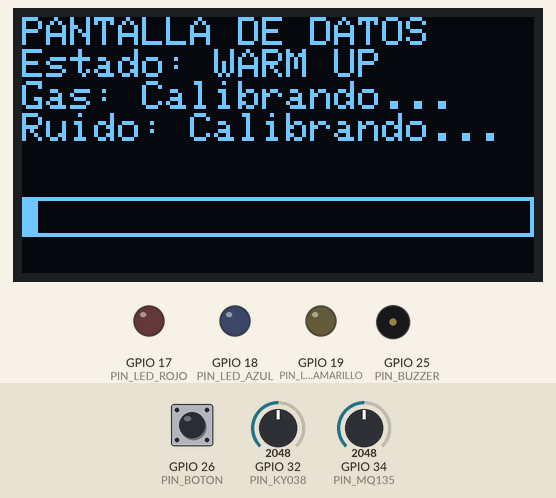
Recording of a sketch running on a simulated ESP32. On the bench: 128×64 one-colour display, output pins drawn as LEDs (lit = HIGH), buzzer (waves = sounding, pin HIGH). The inputs (shaded band) are chosen by the test bench; at power-on: GPIO 26 (PIN_BOTON) HIGH, GPIO 34 (PIN_MQ135) = 2048, GPIO 32 (PIN_KY038) = 2048 (analog values on the 0–4095 scale). WiFi joins after 1.5 s; servers stay silent unless stated; no MQTT or app messages arrive unless stated.

Above: at 1.2 s.
1.3 s: GPIO 26 (PIN_BOTON) pulled LOW for 3.2 s
At 3.1 s:
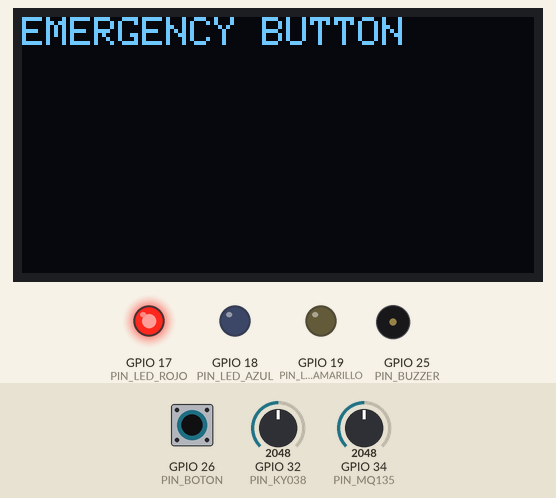
6.0 s: GPIO 34 (PIN_MQ135) set to 2866
At 6.8 s:
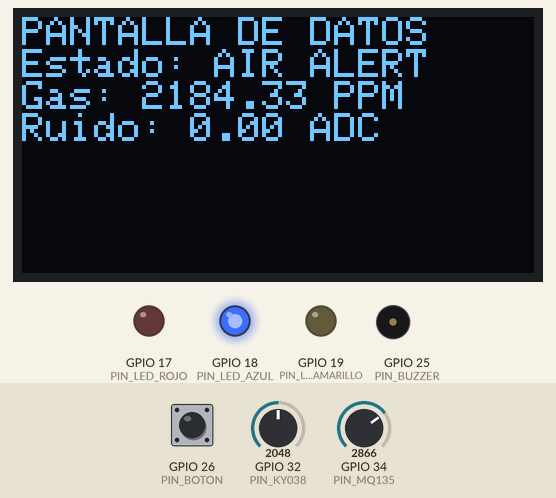
8.5 s: GPIO 32 (PIN_KY038) set to 2866
At 8.9 s:
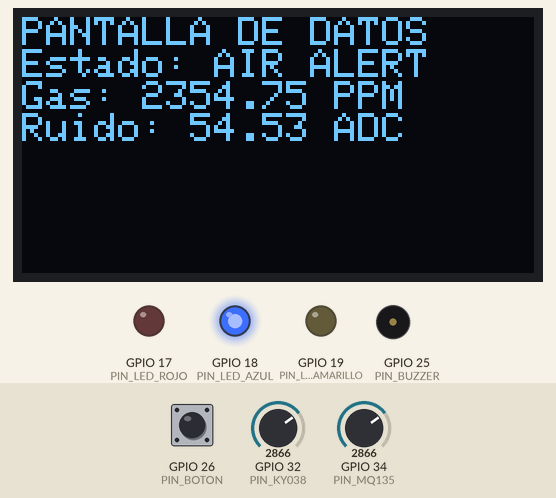
10.5 s: GPIO 32 (PIN_KY038) set to 3603
At 10.9 s:
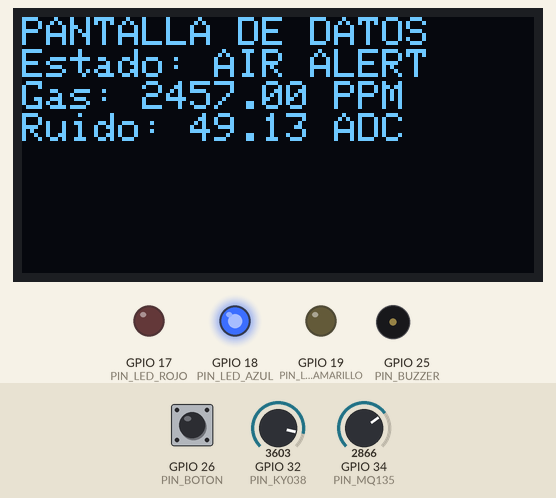
12.5 s: GPIO 34 (PIN_MQ135) set to 3603
At 14.5 s:
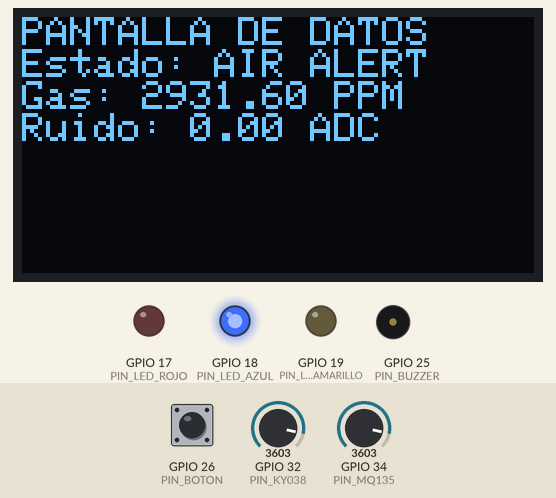
15.5 s: GPIO 32 (PIN_KY038) set to 4095
At 16.3 s:
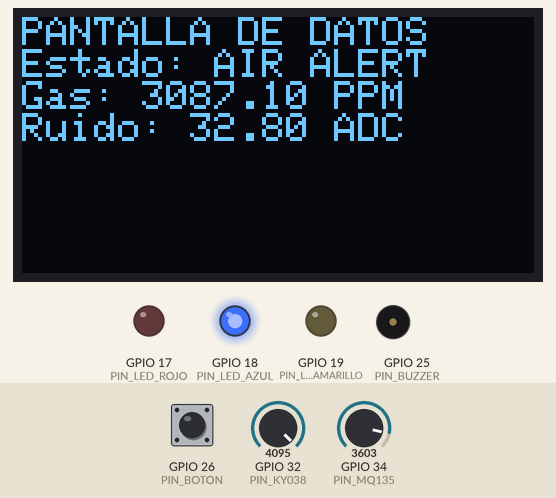
Timing chart, 0 to 18.5 s (numbered marks = the images above; inputs shaded):
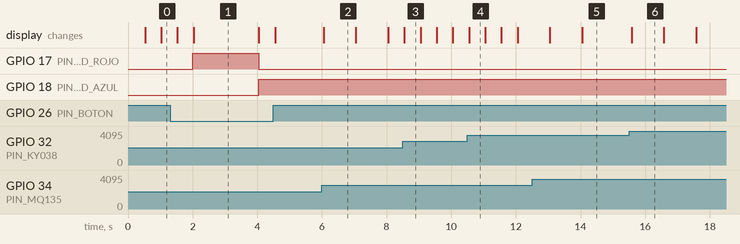

The sketch:

sketch.ino
```cpp
#include <Arduino.h>

#include <Wire.h> // pantalla led
#include <Adafruit_GFX.h>
#include <Adafruit_SSD1306.h> // pantalla led

#include <WiFi.h>

#include <PubSubClient.h> // manejo de datos
#include <ArduinoJson.h>  // manejo de datos

// modifiquen los pines aqui
const uint8_t PIN_MQ135 = 34;
const uint8_t PIN_KY038 = 32;

const uint8_t PIN_LED_ROJO = 17;
const uint8_t PIN_LED_AZUL = 18;
const uint8_t PIN_LED_AMARILLO = 19;

const uint8_t PIN_BUZZER = 25;

const uint8_t PIN_BOTON = 26; // la wea de emergencia
// modifiquen los pines aqui

// para el net y el manejo de datos
const char *WIFI_SSID = "Wokwi_GUEST";
const char *WIFI_PASS = "";

const char *MQTT_SERVER = "ip del broker";
const uint16_t MQTT_PORT = 1883;
// para el net y el manejo de datos

// para la calibracion (y = mx + b)
const float M_CAL_GAS = 1.0f;
const float B_CAL_GAS = 0.0f;

const float M_CAL_RUIDO = 1.0f;
const float B_CAL_RUIDO = 0.0f;
// para la calibracion (y = mx + b)

// umbral para alertas
const float UMBRAL_PELIGRO_GAS = 400.0f;
const float UMBRAL_PELIGRO_RUIDO = 1000.0f;
// umbral para alertas

// tipos de filtrado
const uint8_t N_FILTRO_GAS = 10;
const bool USAR_MEDIANA_GAS = false;

const uint8_t N_FILTRO_RUIDO = 15;
const bool USAR_MEDIANA_RUIDO = false;
// tipos de filtrado

// tiempos en ms
const uint32_t INTERVALO_MQ135 = 1000; // gas
const uint32_t INTERVALO_KY038 = 50;   // ruido
const uint32_t INTERVALO_OLED = 500;   // hz de la pantalla
const uint32_t INTERVALO_MQTT = 15000; // envio de datos
const uint32_t INTERVALO_RECON = 7500; // comprueba la net
const uint32_t TIEMPO_WARMUP = 30000;  // tiempo de inicializacion
// tiempos en ms

// tiempo interno del sistema (millis)
uint32_t t_previo_mq135 = 0;
uint32_t t_previo_ky038 = 0;
uint32_t t_previo_oled = 0;
uint32_t t_previo_mqtt = 0;
uint32_t t_previo_recon = 0;
uint32_t t_inicio = 0;
// tiempo interno del sistema (millis)

// comprobacion para la fsm
bool airePeligro = false;
bool ruidoPeligro = false;
// comprobacion para la fsm

// valores calibrados
float valor_final_gas = 0.0f;
float valor_final_ruido = 0.0f;
// valores calibrados

// valores utiles en calculos y punteros
float ventana_gas[16];
uint8_t idx_gas = 0;
uint8_t validas_gas = 0;

float ventana_ruido[16];
uint8_t idx_ruido = 0;
uint8_t validas_ruido = 0;

int minimo_ruido = 4095;
int maximo_ruido = 0;
// valores utiles en calculos y punteros

// valores para el boton de emergencia
uint32_t t_ultimo_cambio_boton = 0;
const uint32_t ANTIREBOTE_MS = 2000;
// valores para el boton de emergencia

// pantalla y wifi
Adafruit_SSD1306 display(128, 64, &Wire, -1);
WiFiClient espClient;
PubSubClient client(espClient);

// FSM
enum EstadoFSM : uint8_t
{
    WARM_UP,
    STABLE,
    AIR_ALERT,
    NOISE_ALERT,
    EMERGENCY,
    ERROR_SYS
};

EstadoFSM estadoActual = WARM_UP;

// funciones matematicas
float aplicar_calibracion(float valor_crudo, float m, float b)
{
    return (m * valor_crudo) + b;
}

float media_movil(float arreglo[], uint8_t validas)
{
    if (validas == 0)
        return 0.0f;
    float suma = 0.0f;
    for (uint8_t i = 0; i < validas; i++)
        suma += arreglo[i];
    return suma / validas;
}

float mediana(float arreglo[], uint8_t validas)
{
    if (validas == 0)
        return 0.0f;
    float copia[16];
    for (uint8_t i = 0; i < validas; i++)
        copia[i] = arreglo[i];
    for (uint8_t i = 1; i < validas; i++)
    {
        float clave = copia[i];
        int8_t j = i - 1;
        while (j >= 0 && copia[j] > clave)
        {
            copia[j + 1] = copia[j];
            j--;
        }
        copia[j + 1] = clave;
    }
    return copia[validas / 2];
}

// funciones logicas
void actualizarSensores()
{
    uint32_t ahora = millis();

    // lectura de MQ135
    if (ahora - t_previo_mq135 >= INTERVALO_MQ135)
    {
        t_previo_mq135 = ahora;

        analogRead(PIN_MQ135);
        analogRead(PIN_MQ135);

        float crudo = (float)analogRead(PIN_MQ135);
        float calibrado = aplicar_calibracion(crudo, M_CAL_GAS, B_CAL_GAS);

        ventana_gas[idx_gas] = calibrado;
        idx_gas = (idx_gas + 1) % N_FILTRO_GAS;

        if (validas_gas < N_FILTRO_GAS)
            validas_gas++;

        valor_final_gas = USAR_MEDIANA_GAS ? mediana(ventana_gas, validas_gas) : media_movil(ventana_gas, validas_gas);

        airePeligro = (valor_final_gas >= UMBRAL_PELIGRO_GAS);
    }
    // lectura de MQ135

    // lectura de KY038
    int lectura_ruido = analogRead(PIN_KY038);

    if (lectura_ruido < minimo_ruido) minimo_ruido = lectura_ruido;
    if (lectura_ruido > maximo_ruido) maximo_ruido = lectura_ruido;

    if (ahora - t_previo_ky038 >= INTERVALO_KY038)
    {
        t_previo_ky038 = ahora;

        float crudo = (float)(maximo_ruido - minimo_ruido);
        float calibrado = aplicar_calibracion(crudo, M_CAL_RUIDO, B_CAL_RUIDO);

        ventana_ruido[idx_ruido] = calibrado;
        idx_ruido = (idx_ruido + 1) % N_FILTRO_RUIDO;

        if (validas_ruido < N_FILTRO_RUIDO)
            validas_ruido++;

        valor_final_ruido = USAR_MEDIANA_RUIDO ? mediana(ventana_ruido, validas_ruido) : media_movil(ventana_ruido, validas_ruido);

        ruidoPeligro = (valor_final_ruido >= UMBRAL_PELIGRO_RUIDO);

        minimo_ruido = 4095;
        maximo_ruido = 0;
    }
    // lectura de KY038
}

void actualizarPantalla()
{
    if (estadoActual == ERROR_SYS)
    {
        return;
    }

    if (millis() - t_previo_oled >= INTERVALO_OLED)
    {
        t_previo_oled = millis();
        display.clearDisplay();
        display.setCursor(0, 0);
        display.println("PANTALLA DE DATOS");

        display.print("Estado: ");
        switch (estadoActual)
        {
        case WARM_UP:
            {
            display.println("WARM UP");

            // barra de progreso
            uint32_t tiempo_pasado = millis() - t_inicio;

            if (tiempo_pasado > TIEMPO_WARMUP) {
                tiempo_pasado = TIEMPO_WARMUP;
            }

            uint8_t ancho_barra = map(tiempo_pasado, 0, TIEMPO_WARMUP, 0, 128);

            display.drawRect(0, 45, 128, 10, SSD1306_WHITE);
            display.fillRect(0, 45, ancho_barra, 10, SSD1306_WHITE);
            // barra de progreso

            break;
            }
        case STABLE:
            display.println("STABLE");
            break;
        case AIR_ALERT:
            display.println("AIR ALERT");
            break;
        case NOISE_ALERT:
            display.println("NOISE ALERT");
            break;
        case EMERGENCY:
            display.println("EMERGENCY");
            break;
        }

        display.print("Gas: ");
        if (estadoActual == WARM_UP)
        {
            display.println("Calibrando...");
        }
        else
        {
            display.print(valor_final_gas);
            display.println(" PPM");
        }

        display.print("Ruido: ");
        if (estadoActual == WARM_UP)
        {
            display.println("Calibrando...");
        }
        else
        {
            display.print(valor_final_ruido);
            display.println(" ADC");
        }

        display.display();
    }
}

void manejarConexion()
{
    if (millis() - t_previo_recon >= INTERVALO_RECON)
    {
        t_previo_recon = millis();
        if (WiFi.status() != WL_CONNECTED)
        {
            WiFi.begin(WIFI_SSID, WIFI_PASS);
        }
        else if (!client.connected())
        {
            client.connect("ESP32_EdgeNode");
        }
    }
    if (client.connected())
    {
        client.loop();
    }
}

void publicarJSON()
{
    if (client.connected() && (millis() - t_previo_mqtt >= INTERVALO_MQTT))
    {
        t_previo_mqtt = millis();

        JsonDocument doc;

        doc["estado_fsm"] = estadoActual;
        doc["gas_ppm"] = valor_final_gas;
        doc["ruido_db"] = valor_final_ruido;
        doc["alerta_aire"] = airePeligro;
        doc["alerta_ruido"] = ruidoPeligro;

        char buffer[200];
        serializeJson(doc, buffer);
        client.publish("sensores/telemetria", buffer);
    }
}

void botonEmergencia()
{
    bool estadoBoton = digitalRead(PIN_BOTON);

    if (estadoBoton == LOW && (millis() - t_ultimo_cambio_boton >= ANTIREBOTE_MS))
    {
        t_ultimo_cambio_boton = millis();

        if (estadoActual == ERROR_SYS)
        {
            estadoActual = STABLE;
        }
        else
        {
            estadoActual = ERROR_SYS;
        }
    }
}

void setup()
{
    Serial.begin(115200);
    analogReadResolution(12);

    pinMode(PIN_LED_ROJO, OUTPUT);
    pinMode(PIN_LED_AZUL, OUTPUT);
    pinMode(PIN_LED_AMARILLO, OUTPUT);

    pinMode(PIN_BUZZER, OUTPUT);

    pinMode(PIN_BOTON, INPUT_PULLUP);

    // Inicializacion I2C de la OLED (Direccion 0x3C es la mas comun)
    if (!display.begin(SSD1306_SWITCHCAPVCC, 0x3C))
    {
        Serial.println("Fallo al iniciar SSD1306");
        estadoActual = ERROR_SYS;
    }
    else
    {
        display.setTextSize(1);
        display.setTextColor(SSD1306_WHITE);
    }

    WiFi.mode(WIFI_STA);
    client.setServer(MQTT_SERVER, MQTT_PORT);
    client.setSocketTimeout(1);

    t_inicio = millis();
}

void loop()
{
    botonEmergencia();
    actualizarSensores();
    manejarConexion();
    publicarJSON();
    actualizarPantalla();

    switch (estadoActual)
    {
    case WARM_UP:
        if (millis() - t_inicio >= TIEMPO_WARMUP)
        {
            estadoActual = STABLE;
        }
        break;

    case STABLE:

        digitalWrite(PIN_LED_ROJO, LOW);
        digitalWrite(PIN_LED_AZUL, LOW);
        digitalWrite(PIN_LED_AMARILLO, LOW);

        digitalWrite(PIN_BUZZER, LOW);

        if (airePeligro && ruidoPeligro)
        {
            estadoActual = EMERGENCY;
        }
        else if (airePeligro && !ruidoPeligro)
        {
            estadoActual = AIR_ALERT;
        }
        else if (!airePeligro && ruidoPeligro)
        {
            estadoActual = NOISE_ALERT;
        }
        break;

    case AIR_ALERT:

        digitalWrite(PIN_LED_ROJO, LOW);
        digitalWrite(PIN_LED_AZUL, HIGH);
        digitalWrite(PIN_LED_AMARILLO, LOW);

        digitalWrite(PIN_BUZZER, LOW);

        if (!airePeligro)
        {
            estadoActual = STABLE;
        }
        else if (airePeligro && ruidoPeligro)
        {
            estadoActual = EMERGENCY;
        }
        break;

    case NOISE_ALERT:

        digitalWrite(PIN_LED_ROJO, LOW);
        digitalWrite(PIN_LED_AZUL, LOW);
        digitalWrite(PIN_LED_AMARILLO, HIGH);

        digitalWrite(PIN_BUZZER, LOW);

        if (!ruidoPeligro)
        {
            estadoActual = STABLE;
        }
        else if (airePeligro && ruidoPeligro)
        {
            estadoActual = EMERGENCY;
        }
        break;

    case EMERGENCY:

        digitalWrite(PIN_LED_ROJO, HIGH);
        digitalWrite(PIN_LED_AZUL, LOW);
        digitalWrite(PIN_LED_AMARILLO, LOW);

        digitalWrite(PIN_BUZZER, HIGH);

        if (!airePeligro && !ruidoPeligro)
        {
            estadoActual = STABLE;
        }
        else if (airePeligro && !ruidoPeligro)
        {
            estadoActual = AIR_ALERT;
        }
        else if (!airePeligro && ruidoPeligro)
        {
            estadoActual = NOISE_ALERT;
        }
        break;

    case ERROR_SYS:
        digitalWrite(PIN_LED_ROJO, HIGH);
        digitalWrite(PIN_LED_AZUL, LOW);
        digitalWrite(PIN_LED_AMARILLO, LOW);

        digitalWrite(PIN_BUZZER, LOW);

        display.clearDisplay();
        display.setCursor(0, 0);
        display.println("EMERGENCY BUTTON");
        display.display();
        break;
    }
}
```

Measured:
- after the input at 1.3 s, GPIO 17 (PIN_LED_ROJO): LOW → HIGH after 0.70 s, → LOW 2.0 s later; GPIO 18 (PIN_LED_AZUL): LOW → HIGH after 2.7 s; the display: first differs from a run without the input after 0.73 s (image 1)
- after the input at 6.0 s, the display: changes after 0.05 s (image 2)
- what the display in image 1 shows lasts 2.0 s, from 2.0 s to 4.0 s
- what the display in image 2 shows lasts 1.1 s, from 6.0 s to 7.1 s
- what the display in image 3 shows lasts 0.5 s, from 8.6 s to 9.1 s
